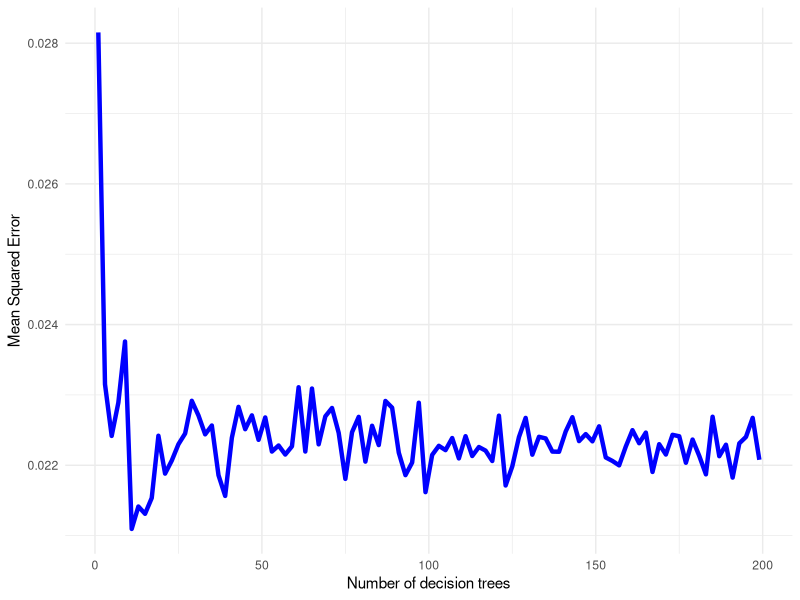

Write R code to recreate this figure.
library(ggplot2)
library(rpart)

set.seed(11)

n <- 500 # num of obs
X <- runif(n)
y <- sin(2 * pi * X) + rnorm(n, sd = 0.1)
data <- data.frame(X = X, Y = y)

bagging_rpart <- function(data, num_trees, sample_size) {
  predictions <- matrix(NA, nrow = nrow(data), ncol = num_trees)
  
  for (i in 1:num_trees) {
    #  bootstrap sample generator
    sample_indices <- sample(nrow(data), size = sample_size, replace = TRUE)
    sample_data <- data[sample_indices, ]
    
    model <- rpart(Y ~ X, data = sample_data)
    
    predictions[, i] <- predict(model, data)
  }
  
  mean_predictions <- rowMeans(predictions, na.rm = TRUE)
  error <- mean((mean_predictions - data$Y)^2)
  
  return(error)
}

results <- data.frame(Number_of_Trees = integer(), MSE = numeric())
tree_counts <- seq(1, 200, by = 2)

for (trees in tree_counts) {
  mse <- bagging_rpart(data, num_trees = trees, sample_size = 500)
  results <- rbind(results, data.frame(Number_of_Trees = trees, MSE = mse))
}

ggplot(results, aes(x = Number_of_Trees, y = MSE)) +
  geom_line(color = "blue", size = 1.5) +
  labs(x = "Number of decision trees",
       y = "Mean Squared Error") +
  theme_minimal()
